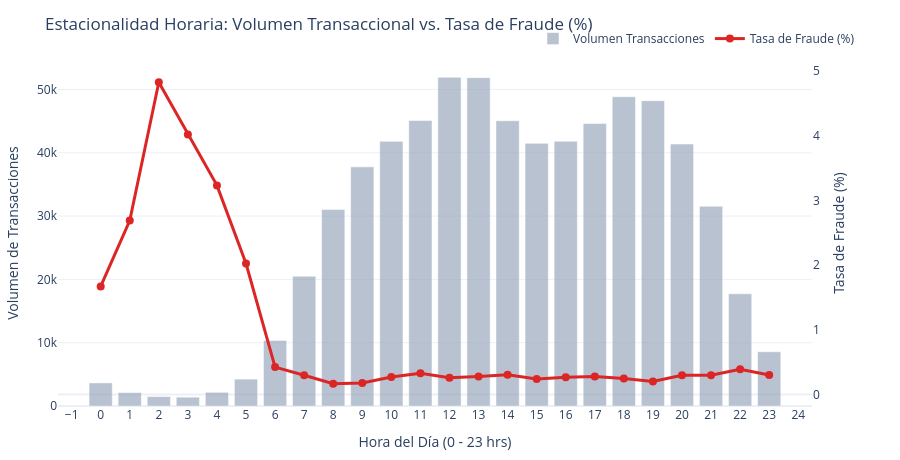

Write notebook code for a chart like this one.
### Markdown cell above
---
## 4. Dimensión 3: Estacionalidad Horaria y Comportamiento Circadiano
Analizamos la relación entre el volumen transaccional por hora del día (`0 a 23 hrs`) y la incidencia porcentual de fraude.

### Code cell
def plot_hourly_seasonality(df_hourly: pd.DataFrame) -> go.Figure:
    """Gráfico de doble eje: volumen horario (barras) vs. tasa de fraude (línea)."""
    fig = make_subplots(specs=[[{"secondary_y": True}]])

    fig.add_trace(
        go.Bar(
            x=df_hourly["hour"],
            y=df_hourly["total_tx"],
            name="Volumen Transacciones",
            marker_color="#94A3B8",
            opacity=0.65,
        ),
        secondary_y=False,
    )

    fig.add_trace(
        go.Scatter(
            x=df_hourly["hour"],
            y=df_hourly["fraud_rate_pct"],
            name="Tasa de Fraude (%)",
            mode="lines+markers",
            line={"color": COLOR_FRAUD, "width": 3},
            marker={"size": 8, "color": COLOR_FRAUD},
        ),
        secondary_y=True,
    )

    fig.update_layout(
        template=PLOTLY_TEMPLATE,
        title="Estacionalidad Horaria: Volumen Transaccional vs. Tasa de Fraude (%)",
        xaxis={"title": "Hora del Día (0 - 23 hrs)", "tickmode": "linear", "dtick": 1},
        legend={
            "orientation": "h",
            "yanchor": "bottom",
            "y": 1.02,
            "xanchor": "right",
            "x": 1,
        },
        margin={"l": 40, "r": 40, "t": 60, "b": 40},
        height=460,
    )
    fig.update_yaxes(title_text="Volumen de Transacciones", secondary_y=False)
    fig.update_yaxes(title_text="Tasa de Fraude (%)", secondary_y=True, showgrid=False)
    return fig


hourly_summary = (
    df_train_val.with_columns(pl.col("timestamp").dt.hour().alias("hour"))
    .group_by("hour")
    .agg(
        [
            pl.count("transaction_id").alias("total_tx"),
            pl.col("is_fraud").sum().alias("fraud_count"),
            (pl.col("is_fraud").mean() * 100).alias("fraud_rate_pct"),
        ]
    )
    .sort("hour")
    .to_pandas()
)

fig_hourly = plot_hourly_seasonality(hourly_summary)
fig_hourly.show()

### Figure 1 — Plotly figure (JSON) as saved in the notebook; plotly's stock layout.template omitted (floating-point values rounded to 4 significant figures)
{"data": [{"marker": {"color": "#94A3B8"}, "name": "Volumen Transacciones", "opacity": 0.65, "type": "bar", "x": [0, 1, 2, 3, 4, 5, 6, 7, 8, 9, 10, 11, 12, 13, 14, 15, 16, 17, 18, 19, 20, 21, 22, 23], "xaxis": "x", "y": [3649, 2119, 1491, 1393, 2164, 4246, 10365, 20507, 31040, 37774, 41806, 45091, 51921, 51862, 45060, 41491, 41821, 44609, 48854, 48220, 41374, 31533, 17733, 8573], "yaxis": "y"}, {"line": {"color": "#DC2626", "width": 3}, "marker": {"color": "#DC2626", "size": 8}, "mode": "lines+markers", "name": "Tasa de Fraude (%)", "type": "scatter", "x": [0, 1, 2, 3, 4, 5, 6, 7, 8, 9, 10, 11, 12, 13, 14, 15, 16, 17, 18, 19, 20, 21, 22, 23], "xaxis": "x", "y": [1.672, 2.69, 4.829, 4.02, 3.235, 2.025, 0.4245, 0.2975, 0.1675, 0.1774, 0.2703, 0.3282, 0.26, 0.2796, 0.304, 0.2386, 0.2654, 0.278, 0.2477, 0.2012, 0.2973, 0.2981, 0.3891, 0.3033], "yaxis": "y2"}], "layout": {"height": 460, "legend": {"orientation": "h", "x": 1, "xanchor": "right", "y": 1.02, "yanchor": "bottom"}, "margin": {"b": 40, "l": 40, "r": 40, "t": 60}, "title": {"text": "Estacionalidad Horaria: Volumen Transaccional vs. Tasa de Fraude (%)"}, "xaxis": {"anchor": "y", "domain": [0.0, 0.94], "dtick": 1, "tickmode": "linear", "title": {"text": "Hora del Día (0 - 23 hrs)"}}, "yaxis": {"anchor": "x", "domain": [0.0, 1.0], "title": {"text": "Volumen de Transacciones"}}, "yaxis2": {"anchor": "x", "overlaying": "y", "showgrid": false, "side": "right", "title": {"text": "Tasa de Fraude (%)"}}}}
